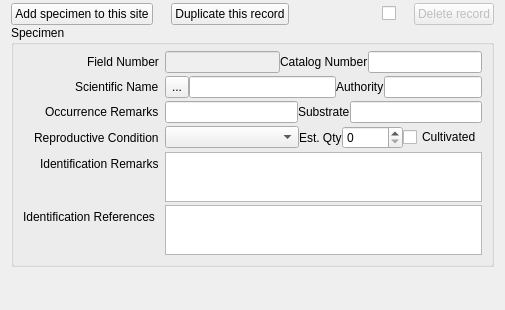
          <widget class="QWidget" name="StackedWidgetPage3">
           <property name="sizePolicy">
            <sizepolicy hsizetype="Expanding" vsizetype="Preferred">
             <horstretch>0</horstretch>
             <verstretch>0</verstretch>
            </sizepolicy>
           </property>
           <layout class="QVBoxLayout" name="verticalLayout_4">
            <property name="spacing">
             <number>0</number>
            </property>
            <property name="topMargin">
             <number>3</number>
            </property>
            <property name="bottomMargin">
             <number>3</number>
            </property>
            <item>
             <layout class="QHBoxLayout" name="horizontalLayout_10">
              <property name="spacing">
               <number>18</number>
              </property>
              <item>
               <widget class="QPushButton" name="pushButton_newSpecimen_2">
                <property name="text">
                 <string>Add specimen to this site</string>
                </property>
               </widget>
              </item>
              <item>
               <widget class="QPushButton" name="pushButton_duplicateSpecimen">
                <property name="text">
                 <string>Duplicate this record</string>
                </property>
               </widget>
              </item>
              <item>
               <spacer name="horizontalSpacer">
                <property name="orientation">
                 <enum>Qt::Horizontal</enum>
                </property>
                <property name="sizeHint" stdset="0">
                 <size>
                  <width>40</width>
                  <height>20</height>
                 </size>
                </property>
               </spacer>
              </item>
              <item>
               <widget class="QCheckBox" name="checkBox_deleteRecord">
                <property name="text">
                 <string/>
                </property>
               </widget>
              </item>
              <item>
               <widget class="QPushButton" name="pushButton_deleteRecord">
                <property name="enabled">
                 <bool>false</bool>
                </property>
                <property name="text">
                 <string>Delete record</string>
                </property>
               </widget>
              </item>
             </layout>
            </item>
            <item>
             <widget class="QGroupBox" name="groupBox_specimen">
              <property name="sizePolicy">
               <sizepolicy hsizetype="Expanding" vsizetype="Expanding">
                <horstretch>0</horstretch>
                <verstretch>0</verstretch>
               </sizepolicy>
              </property>
              <property name="title">
               <string>Specimen</string>
              </property>
              <layout class="QFormLayout" name="formLayout">
               <property name="labelAlignment">
                <set>Qt::AlignRight|Qt::AlignTrailing|Qt::AlignVCenter</set>
               </property>
               <property name="verticalSpacing">
                <number>3</number>
               </property>
               <property name="topMargin">
                <number>6</number>
               </property>
               <item row="0" column="0">
                <widget class="QLabel" name="label_recordNumber">
                 <property name="text">
                  <string>Field Number</string>
                 </property>
                </widget>
               </item>
               <item row="0" column="1">
                <layout class="QHBoxLayout" name="horizontalLayout_9">
                 <item>
                  <widget class="QLineEdit" name="lineEdit_recordNumber">
                   <property name="enabled">
                    <bool>false</bool>
                   </property>
                  </widget>
                 </item>
                 <item alignment="Qt::AlignRight">
                  <widget class="QLabel" name="label_catalogNumber">
                   <property name="text">
                    <string>Catalog Number</string>
                   </property>
                  </widget>
                 </item>
                 <item>
                  <widget class="QLineEdit" name="lineEdit_catalogNumber"/>
                 </item>
                </layout>
               </item>
               <item row="1" column="0">
                <widget class="QLabel" name="label_sciName">
                 <property name="sizePolicy">
                  <sizepolicy hsizetype="Expanding" vsizetype="Expanding">
                   <horstretch>0</horstretch>
                   <verstretch>0</verstretch>
                  </sizepolicy>
                 </property>
                 <property name="text">
                  <string>Scientific Name</string>
                 </property>
                </widget>
               </item>
               <item row="1" column="1">
                <layout class="QHBoxLayout" name="horizontalLayout_2" stretch="0,3,1,2">
                 <item>
                  <widget class="QToolButton" name="toolButton_verifyTaxonomy">
                   <property name="sizePolicy">
                    <sizepolicy hsizetype="Expanding" vsizetype="Expanding">
                     <horstretch>0</horstretch>
                     <verstretch>0</verstretch>
                    </sizepolicy>
                   </property>
                   <property name="text">
                    <string>...</string>
                   </property>
                   <property name="icon">
                    <iconset resource="resources/Resources.qrc">
                     <normaloff>:/rc_/check-circle.svg</normaloff>:/rc_/check-circle.svg</iconset>
                   </property>
                   <property name="iconSize">
                    <size>
                     <width>25</width>
                     <height>18</height>
                    </size>
                   </property>
                  </widget>
                 </item>
                 <item>
                  <widget class="QLineEdit" name="lineEdit_sciName">
                   <property name="sizePolicy">
                    <sizepolicy hsizetype="Expanding" vsizetype="Minimum">
                     <horstretch>0</horstretch>
                     <verstretch>0</verstretch>
                    </sizepolicy>
                   </property>
                   <property name="minimumSize">
                    <size>
                     <width>40</width>
                     <height>0</height>
                    </size>
                   </property>
                   <property name="layoutDirection">
                    <enum>Qt::LeftToRight</enum>
                   </property>
                  </widget>
                 </item>
                 <item alignment="Qt::AlignRight">
                  <widget class="QLabel" name="label_sciNameAuthority">
                   <property name="text">
                    <string>Authority</string>
                   </property>
                  </widget>
                 </item>
                 <item>
                  <widget class="QLineEdit" name="lineEdit_sciNameAuthority">
                   <property name="sizePolicy">
                    <sizepolicy hsizetype="Expanding" vsizetype="Minimum">
                     <horstretch>0</horstretch>
                     <verstretch>0</verstretch>
                    </sizepolicy>
                   </property>
                  </widget>
                 </item>
                </layout>
               </item>
               <item row="3" column="0">
                <widget class="QLabel" name="occurrenceRemarksLabel">
                 <property name="text">
                  <string>Occurrence Remarks</string>
                 </property>
                </widget>
               </item>
               <item row="3" column="1">
                <layout class="QHBoxLayout" name="horizontalLayout_4">
                 <item>
                  <widget class="QLineEdit" name="lineEdit_occurrenceRemarks"/>
                 </item>
                 <item alignment="Qt::AlignRight">
                  <widget class="QLabel" name="label_substrate">
                   <property name="text">
                    <string>Substrate</string>
                   </property>
                  </widget>
                 </item>
                 <item>
                  <widget class="QLineEdit" name="lineEdit_substrate"/>
                 </item>
                </layout>
               </item>
               <item row="4" column="0">
                <widget class="QLabel" name="label_reproductiveCondition">
                 <property name="text">
                  <string>Reproductive Condition</string>
                 </property>
                </widget>
               </item>
               <item row="4" column="1">
                <layout class="QHBoxLayout" name="horizontalLayout_5" stretch="2,1,0,1">
                 <item>
                  <widget class="QComboBox" name="comboBox_reproductiveCondition">
                   <item>
                    <property name="text">
                     <string/>
                    </property>
                   </item>
                   <item>
                    <property name="text">
                     <string>Vegetative</string>
                    </property>
                   </item>
                   <item>
                    <property name="text">
                     <string>Reproductive</string>
                    </property>
                   </item>
                   <item>
                    <property name="text">
                     <string>	Early reproductive</string>
                    </property>
                   </item>
                   <item>
                    <property name="text">
                     <string>	Peak reproductive</string>
                    </property>
                   </item>
                   <item>
                    <property name="text">
                     <string>	Late reproductive</string>
                    </property>
                   </item>
                   <item>
                    <property name="text">
                     <string>	Fruit / seed bearing</string>
                    </property>
                   </item>
                   <item>
                    <property name="text">
                     <string>N/A</string>
                    </property>
                   </item>
                  </widget>
                 </item>
                 <item alignment="Qt::AlignRight">
                  <widget class="QLabel" name="label_individualCount">
                   <property name="text">
                    <string>Est. Qty</string>
                   </property>
                  </widget>
                 </item>
                 <item>
                  <widget class="QSpinBox" name="spinBox_individualCount">
                   <property name="maximum">
                    <number>99999</number>
                   </property>
                   <property name="value">
                    <number>0</number>
                   </property>
                  </widget>
                 </item>
                 <item>
                  <widget class="QCheckBox" name="checkBox_establishmentMeans">
                   <property name="text">
                    <string>Cultivated</string>
                   </property>
                  </widget>
                 </item>
                </layout>
               </item>
               <item row="6" column="0">
                <widget class="QLabel" name="label_identificationRemarks">
                 <property name="text">
                  <string>Identification Remarks</string>
                 </property>
                </widget>
               </item>
               <item row="6" column="1">
                <widget class="QPlainTextEdit" name="plainTextEdit_identificationRemarks">
                 <property name="minimumSize">
                  <size>
                   <width>0</width>
                   <height>45</height>
                  </size>
                 </property>
                 <property name="maximumSize">
                  <size>
                   <width>16777215</width>
                   <height>50</height>
                  </size>
                 </property>
                </widget>
               </item>
               <item row="7" column="0">
                <widget class="QLabel" name="label_identificationReferences">
                 <property name="text">
                  <string>Identification References </string>
                 </property>
                </widget>
               </item>
               <item row="7" column="1">
                <widget class="QPlainTextEdit" name="plainTextEdit_identificationReferences">
                 <property name="sizePolicy">
                  <sizepolicy hsizetype="Expanding" vsizetype="Expanding">
                   <horstretch>0</horstretch>
                   <verstretch>0</verstretch>
                  </sizepolicy>
                 </property>
                 <property name="minimumSize">
                  <size>
                   <width>0</width>
                   <height>45</height>
                  </size>
                 </property>
                 <property name="maximumSize">
                  <size>
                   <width>16777215</width>
                   <height>50</height>
                  </size>
                 </property>
                </widget>
               </item>
              </layout>
             </widget>
            </item>
            <item>
             <spacer name="verticalSpacer">
              <property name="orientation">
               <enum>Qt::Vertical</enum>
              </property>
              <property name="sizeHint" stdset="0">
               <size>
                <width>20</width>
                <height>40</height>
               </size>
              </property>
             </spacer>
            </item>
           </layout>
          </widget>
